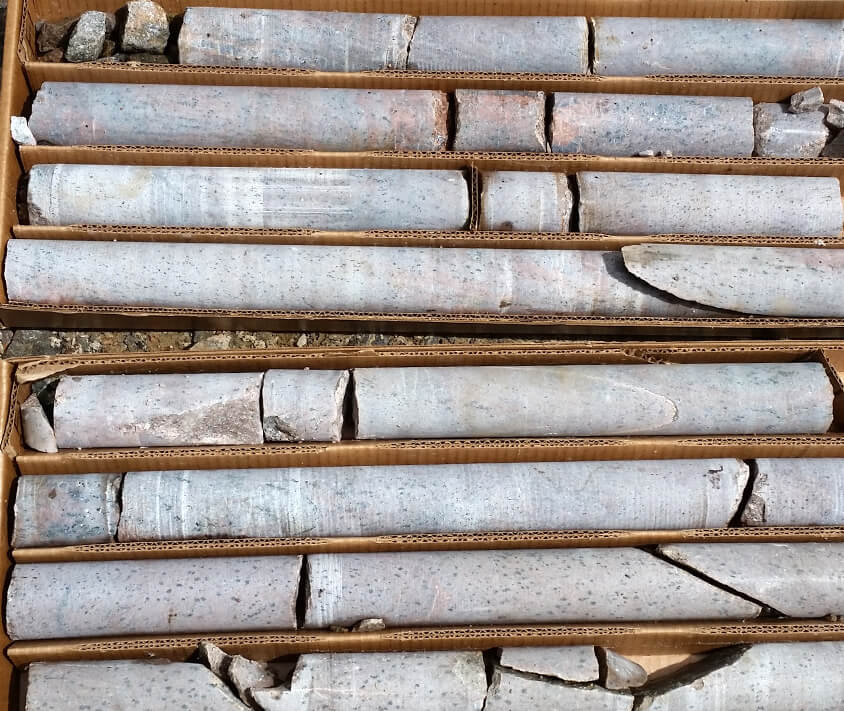
#> input picture Image_de_test/carrote2.jpg, 844 x 711 px
$ python automatic_detection_w_target.py
#> lines starting #> are read from the running program, lines starting #| are printed output that depends on the picture; after the words box and inside, x2 and y2 are one past the last pixel; in counts of white or black regions, pixels touching at a corner belong together
from ZoneCarotte import ZoneCarotte
import cv2 as cv
import numpy as np

target = 8
t_value = 5
d_value = 1

def checkio(data):
    for index in range(len(data) - 1, -1, -1):
        if data.count(data[index]) == 1:
            del data[index]
    return data

while True:

    img = cv.imread('Image_de_test/carrote2.jpg')
#> img is the input picture: shape (711, 844, 3); mean B, G, R 143.8, 149.5, 160.1
    img2 = cv.imread('Image_de_test/carrote2.jpg')

    #resize
    img = cv.resize(img, None,fx=0.5, fy=0.5, interpolation = cv.INTER_CUBIC)
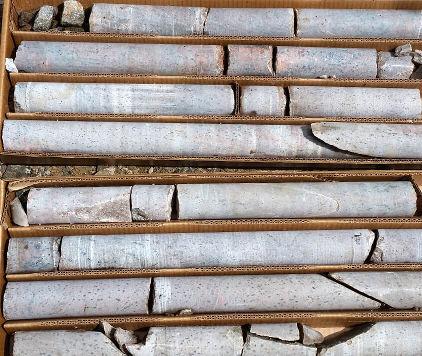
#> img: shape (356, 422, 3); mean B, G, R 143.9, 149.6, 160.2
    img2 = cv.resize(img, None,fx=1, fy=1, interpolation = cv.INTER_CUBIC)

    #image en nuance de gris
    img_gray = cv.cvtColor(img, cv.COLOR_BGR2GRAY)
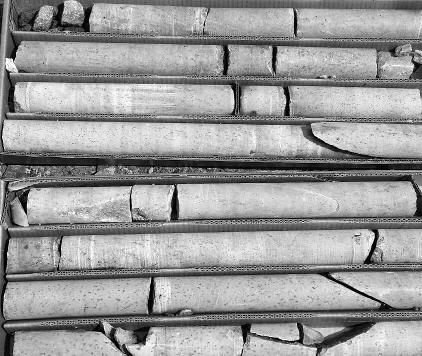
#> img_gray: shape (356, 422); min 0, max 255, mean 152.1

    #superposition rectangle
    ret,th = cv.threshold(img_gray,t_value,200,cv.THRESH_BINARY_INV)
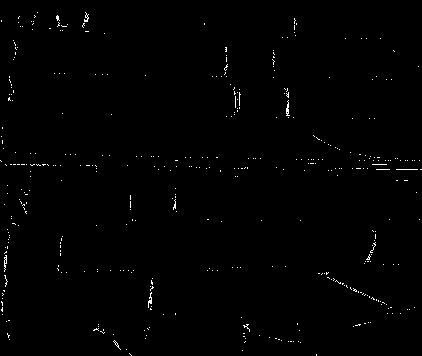
#> th: shape (356, 422); values 0 (black) and 200 (white), 0.69% white in thin lines or dots
#> ret = 5

    #définit la grille
    kernel = np.ones((d_value,d_value),np.float32)/25

    #suppression du bruit, fais grossir les zones lumineuses ou assombris à l'inverse
    th_dilation = cv.dilate(th,kernel,iterations = 1)

    contours, hierarchy = cv.findContours(th_dilation,
                                        cv.RETR_CCOMP,
                                        cv.CHAIN_APPROX_SIMPLE)
#> contours = 434 contours, all with area under 20

    # sort the contour
    sorted_contour = sorted(contours,key=cv.contourArea,reverse=True)
#> sorted_contour = 434 contours, all with area under 20

    #:3 Les 3er
    for i,cont in enumerate(sorted_contour,1):
        cv.drawContours(img2,cont,-1,(0,255,0),2)
#> this loop made 434 passes
#> cont on passes 15 to 17: [[116, 345], [117, 344], [118, 345], [117, 346]], [[114, 342], [115, 341], [116, 342], [115, 343]], [[113, 341], [114, 340], [115, 341], [114, 342]]
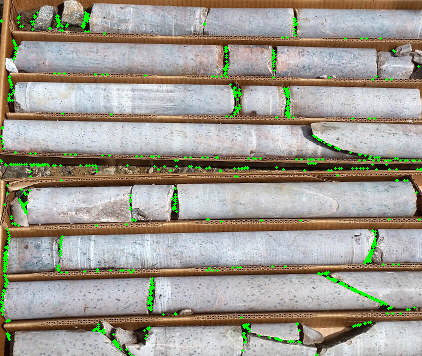
#> img2: shape (356, 422, 3); 2.18% of pixels changed, all inside (x1, y1, x2, y2) = (0, 11, 422, 356)


    #draw time
    """print('contours = ' + str(len(contours)))
    print('hierarchy = ' + str(len(hierarchy[0])))"""

    tempTab = []
    index = 0

    # Pour explication ce lien :  https://docs.opencv.org/3.4/d9/d8b/tutorial_py_contours_hierarchy.html

    for i in range(len(hierarchy[0])):
        if (hierarchy[0][i][3] != 0 and hierarchy[0][i][3] != -1  and hierarchy[0][i][2] == -1  ):
            tempTab.append(hierarchy[0][i][3])
            index = index + 1
#> after the loop, index = 13; tempTab = [11, 11, 11, 11, 79, 127, 127, 131, 131, 337, 346, 430, 430]

    FinalTab = checkio(tempTab)
#> the loop in checkio, `for index in range(len(data) - 1, -1, -1):` made 13 passes
#> index on passes 1, 2, 3, 4, 5, 6, 8, 9, 10, 11, 12, 13: 12, 11, 10, 9, 8, 7, 5, 4, 3, 2, 1, 0
#> FinalTab = [11, 11, 11, 11, 127, 127, 131, 131, 430, 430]

    rectangles = []

    #enleve les doublons du tableau
    nonDuplicate =  list(dict.fromkeys(FinalTab))
#> nonDuplicate = [11, 127, 131, 430]

    """print('nonDuplicate = ' + str(nonDuplicate))"""

    for i in range(len(nonDuplicate)):
        if(cv.contourArea(contours[nonDuplicate[i]]) >= 7000):
            """print("Coordonnées rectangle " + str(cv.contourArea(contours[nonDuplicate[i]])))"""
            x, y, w, h = cv.boundingRect(contours[nonDuplicate[i]])
            cv.rectangle(img, (x, y), (x + w, y + h), (0, 0, 255), 2)

            zone = ZoneCarotte(x, y, x+w, y+h, w, h)
            print ('Aire de la zone' + str(zone.getArea()))
            print('N zones: ' + str(len(rectangles) + 1))

            if not zone.existsInArray(rectangles):
                rectangles.append(zone)
#> this loop made 4 passes
#> after the loop, rectangles = []

    if len(rectangles) < target:
        t_value += 1

    #Nombre total de pixels
    whole_area = th_dilation.size
#> whole_area = 150232

    #Nombre de pixels dans la partie blanche
    white_area = cv.countNonZero(th_dilation)
#> white_area = 1031

    #Nombre de pixels dans la partie noire
    black_area = whole_area - white_area
#> black_area = 149201

    #Afficher chaque pourcentage
    #print('White_Area =' + str(white_area / whole_area * 100) + ' %')
    #print('Black_Area =' + str(black_area / whole_area * 100) + ' %')

    #cv.imshow('gray',img_gray)
    cv.imshow('carrote',img)
    cv.imshow('contour',img2)
    #cv.imshow('th_dilation', th_dilation)

    cv.waitKey(1)

$ run again, with Image_de_test/chat.jpg copied over Image_de_test/carrote2.jpg
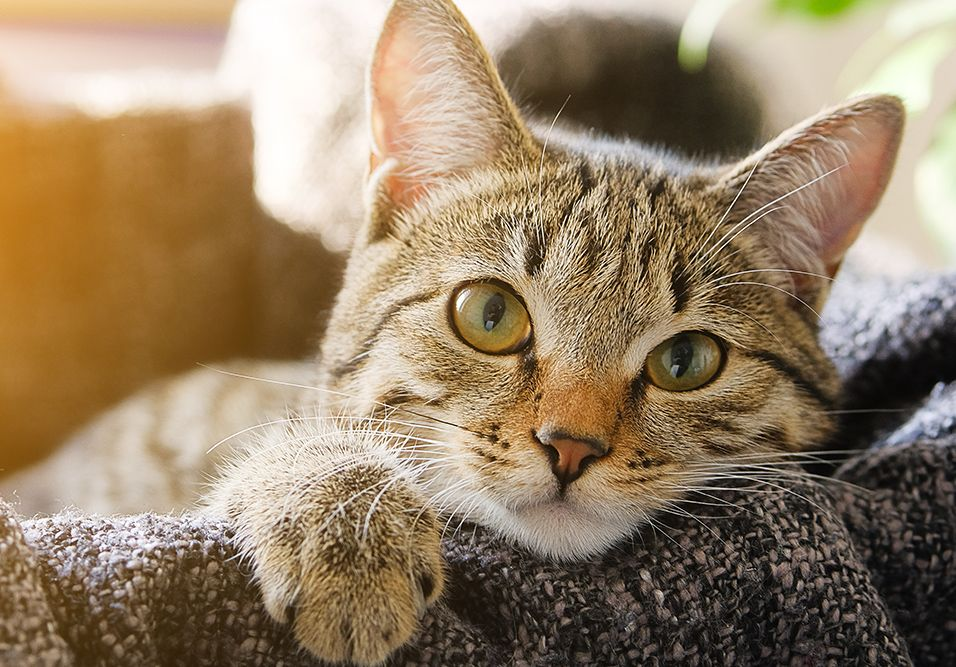
#> input picture Image_de_test/chat.jpg, 956 x 667 px
#> img is the input picture: shape (667, 956, 3); mean B, G, R 103.1, 129.3, 149.9
#> img: shape (334, 478, 3)
#> `ret,th = cv.threshold(img_gray,t_value,200,cv.THRESH_BINARY_INV)`:
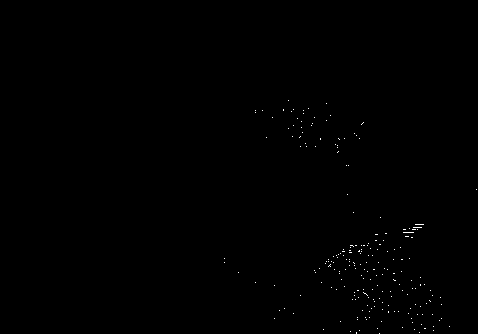
#> th: shape (334, 478); values 0 (black) and 200 (white), 0.19% white in thin lines or dots, all inside (x1, y1, x2, y2) = (224, 100, 477, 334)
#> ret = 5
#> contours = 219 contours, all with area under 20
#> the loop `for i,cont in enumerate(sorted_contour,1):` made 219 passes
#> cont on passes 1 to 3: [[359, 250], [358, 251], [359, 251]], [[379, 333]], [[419, 332]]
#> after the loop `for i,cont in enumerate(sorted_contour,1):`:
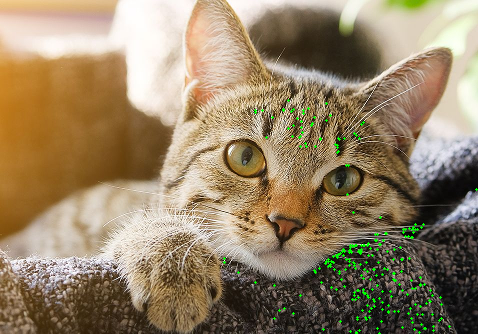
#> img2: shape (334, 478, 3); mean B, G, R 102.7, 130.8, 149.3
#> after the loop `for i in range(len(hierarchy[0])):`: index = 0; tempTab = []
#> white_area = 297
#> black_area = 159355
